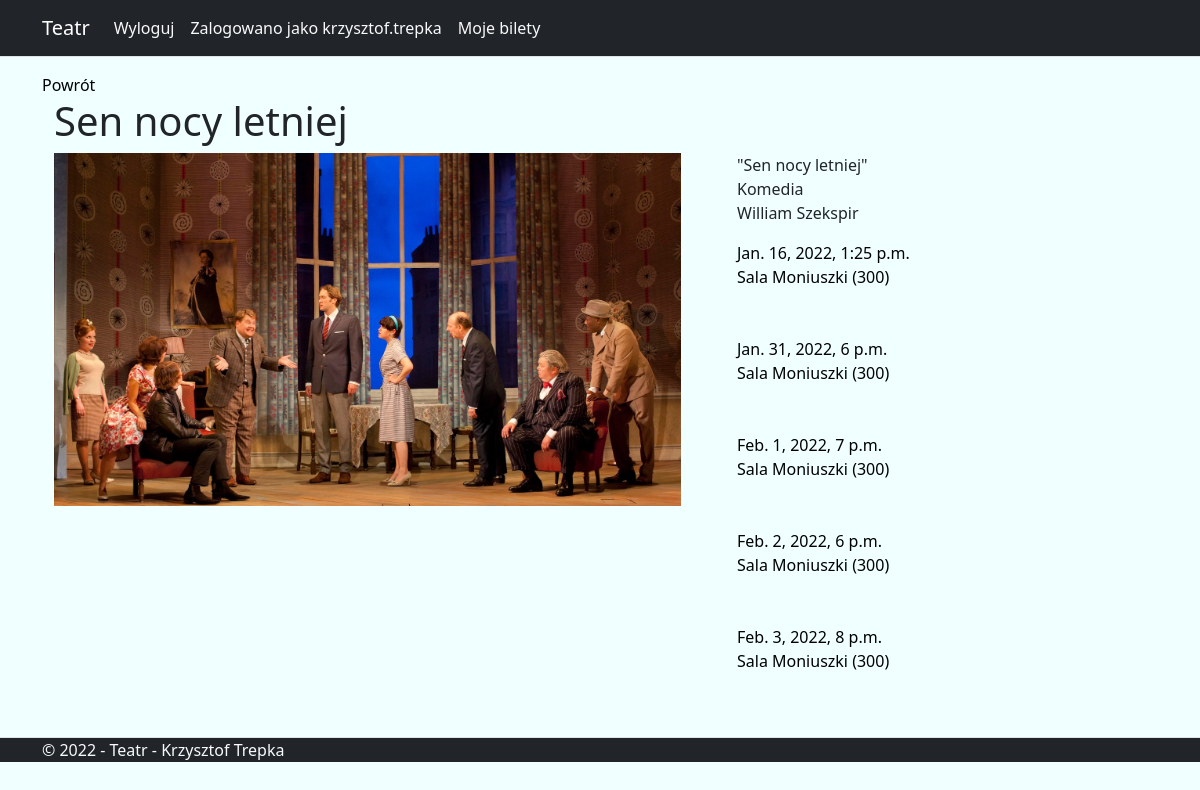
/tickets/1/ (signed in), run on the app's committed database.
### tickets/models.py (models this page shows, shortened)
class Play(models.Model):
    genre = models.ForeignKey(Genre, on_delete=models.CASCADE)
    author = models.ForeignKey(Author, on_delete=models.CASCADE)
    title = models.CharField(max_length=200)
    def __str__(self):
        return self.title

class Genre(models.Model):
    title = models.CharField(max_length=200)
    def __str__(self):
        return self.title

class Author(models.Model):
    first_name = models.CharField(max_length=200)
    last_name = models.CharField(max_length=200)
    nationality = models.CharField(max_length=200)
    def __str__(self):
        return self.first_name + ' ' + self.last_name

class Performance(models.Model):
    play = models.ForeignKey(Play, on_delete=models.CASCADE)
    hall = models.ForeignKey(Hall, on_delete=models.CASCADE, default=1)
    perf_date = models.DateTimeField("Performance date")
    price = models.FloatField(default=99.99)

class Hall(models.Model):
    name = models.CharField(max_length=100)
    seats = models.IntegerField();

### tickets/views.py (the view)
# urls.py: path('<int:play_id>/', views.play, name='play'),
@login_required
def play(request, play_id):
    play = get_object_or_404(Play, pk=play_id)
    perf_set = Performance.objects.filter(play_id=play.id).order_by('perf_date')
    return render(request, 'tickets/play.html', {'play': play, 'perf_set': perf_set})

### tickets/templates/tickets/play.html
{% extends "tickets/_Layout.html" %}
{% load static %}
{% block content %}
    <a href="{% url 'tickets:index' %}">Powrót</a>
    {% if play %}
        <div class="container">
            <h1>{{ play.title }}</h1>
            <div class="row">
                <div class="col-md-7">
                    <img src="{% static 'img/1.jpg' %}" width="100%"/>
                </div>
                <div class="col-md-5">
                    <ul>
                        <li>
                            "{{ play }}"
                        </li>
                        <li>
                            {{ play.genre }}
                        </li>
                        <li>
                            {{ play.author }}
                        </li>
                    </ul>
                        {% for perf in perf_set %}
                            <div class="mb-5">
                            <a href="{% url 'tickets:performance' perf.id %}" >
                                <ul>
                            <li>
                                {{ perf.perf_date }}
                            </li>
                            <li>
                                Sala {{ perf.hall.name }} ({{ perf.hall.seats }})
                            </li>
                                    </ul>
                            </a>
                            </div>
                        {% endfor %}
                </div>
            </div>
        </div>
    {% else %}
        eeee
    {% endif %}
{% endblock %}

### tickets/templates/tickets/_Layout.html (shortened to what this page needs)
{% load static %}
{% load bootstrap5 %}
{% bootstrap_css %}
<!DOCTYPE html>
<html lang="en">
<head>
    <link rel="stylesheet" href={% static "css/styles.css" %} />
</head>
<body>
    <header>
        <nav class="navbar navbar-expand-sm navbar-toggleable-sm navbar-dark bg-dark border-bottom box-shadow mb-3">
            <div class="container">
                <a class="navbar-brand" href="{% url 'tickets:index' %}">Teatr</a>
                <div class="navbar-collapse collapse d-sm-inline-flex justify-content-between">
                    <ul class="navbar-nav flex-grow-1">
                        {% if user.is_authenticated %}
                         <li class="nav-item">
                            <a class="nav-link text-light pjflink" href="{% url 'tickets:logout' %}">Wyloguj</a>
                        </li>
                        <li class="nav-item">
                            <a class="nav-link text-light" >Zalogowano jako {{user}}</a>
                        </li>
                            <li>
                             <a class="nav-link text-light" href="{% url 'tickets:myTickets' %}">Moje bilety</a>
                            </li>
                        {% endif %}
                    </ul>
                </div>
            </div>
        </nav>
    </header>
    <div class="container">
        <main role="main" class="pb-3">
{% block content %} {% endblock %}
        </main>
    </div>
    <footer class="border-top footer text-light bg-dark">
        <div class="container">
            &copy; 2022 - Teatr - Krzysztof Trepka
        </div>
    </footer>
</body>
</html>

### tickets/static/css/styles.css (style rules this page uses)
ul { list-style: none; }
a { text-decoration: none; color: black; }
header { background-color: #9efffc; }
body { background-color: azure; }

### data on the page
Play: title "Sen nocy letniej", genre "Komedia", author "William Szekspir"
Performance: perf_date "Jan. 16, 2022, 1:25 p.m.", hall.name "Moniuszki", hall.seats "300"
Performance: perf_date "Jan. 31, 2022, 6 p.m.", hall.name "Moniuszki", hall.seats "300"
Performance: perf_date "Feb. 1, 2022, 7 p.m.", hall.name "Moniuszki", hall.seats "300"
Performance: perf_date "Feb. 2, 2022, 6 p.m.", hall.name "Moniuszki", hall.seats "300"
Performance: perf_date "Feb. 3, 2022, 8 p.m.", hall.name "Moniuszki", hall.seats "300"

### other printed values
{{ user }} "krzysztof.trepka"
